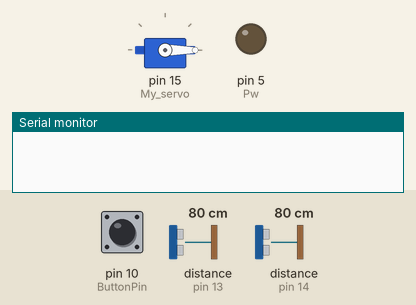
The sketch below on a simulated Arduino Uno, built with avr-gcc and run on an emulated ATmega328P. On the bench: servo, output pins drawn as LEDs (lit = HIGH), the last lines printed to the serial monitor. The inputs (shaded band) are chosen by the test bench; at power-on: pin 10 (ButtonPin) HIGH, distance to the obstacle (sensors on pin 14, pin 13) 80 cm. The echo pulse lasts 58.3 µs per cm; pins used as bus, display or sensor lines are not drawn.

Above: at 1.2 s.
1.3 s: pin 10 (ButtonPin) pulled LOW for 0.15 s
At 4.0 s:
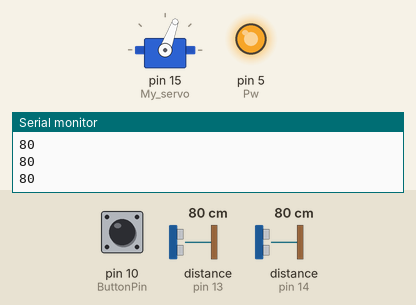
4.3 s: distance to the obstacle (sensor on pin 14) set to 6 cm
6.2 s: distance to the obstacle (sensor on pin 14) set to 3 cm
At 7.05 s:
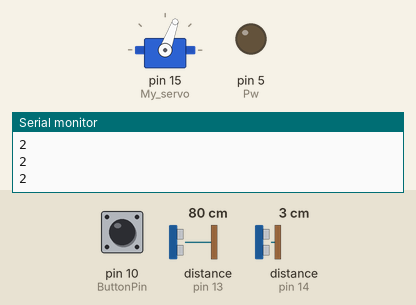
8.6 s: distance to the obstacle (sensor on pin 14) set to 18 cm
At 9.5 s:
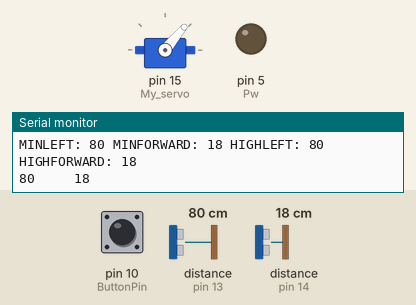
11.6 s: distance to the obstacle (sensor on pin 14) set to 15 cm
At 12.09 s:
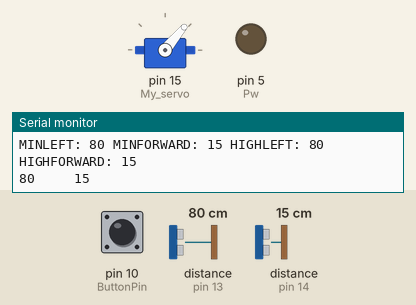
14.6 s: distance to the obstacle (sensor on pin 14) set to 12 cm
At 16.4 s:
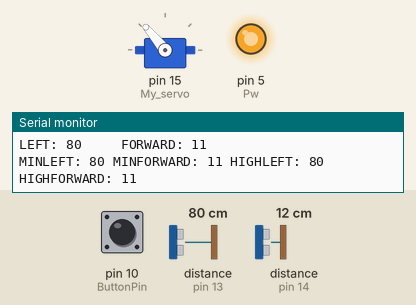
Timing chart, 0 to 27.0 s (numbered marks = the images above; inputs shaded):
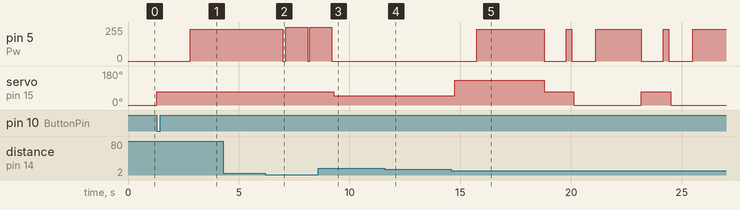

Measured:
- the behaviour switches between 5 and 4 cm on distance to the obstacle (sensor on pin 14) (found by bisection; images 1 and 2)
- the behaviour switches between 14 and 13 cm on distance to the obstacle (sensor on pin 14) (found by bisection; images 4 and 5)
- after the input at 1.3 s, pin 5 (Pw): 0/255 → 238/255 after 1.5 s; servo on pin 15 (My_servo): 0° → 70° at once
- after the input at 6.2 s, pin 5 (Pw): 238/255 → 0/255 after 0.79 s, → 255/255 0.14 s later, → 0/255 1.0 s later, → 255/255 0.07 s later
- after the input at 8.6 s, pin 5 (Pw): goes on until 9.2 s, then stays 0/255; servo on pin 15 (My_servo): 70° → 50° after 0.69 s
- after the input at 11.6 s, pin 5 (Pw): stays 0/255 (without the input it goes to 238/255 after 3.0 s)
- after the input at 14.6 s, pin 5 (Pw): 0/255 → 238/255 after 1.1 s, → 0/255 3.1 s later, → 238/255 1.0 s later, → 0/255 0.25 s later, … (9 changes in this stretch); servo on pin 15 (My_servo): 50° → 130° after 0.14 s, → 70° 4.1 s later, → 0° 1.3 s later, → 70° 3.1 s later, … (5 changes in this stretch)

The sketch:

it_worked.ino
```cpp
#include <Servo.h>

typedef enum EngineState {
  Sensor, Drive, StartUp, Turn, FindWall
};
EngineState EState;

#define TriggerL 2
#define EchoL 13
#define TriggerF 12
#define EchoF 14
#define D1 0
#define Pw 5
#define ButtonPin 10
//DegreeMitten = 75
unsigned long previousMillis = 0, currentMillis = 0;
int DegreeMinimum = 0, DegreeMitten = 70, DegreeMax = 130, turnDelay, Degree, ServoDelay = 1000;
int StartSleep = 1500, ButtonState = 0;
int DistanceL, DistanceF = 9999, DriveTime, DriveDistanceGGR = 75, Acc = 750, lol = 1, haha = 0;
int MinstaL, MinstaF, HogstaL, HogstaF, AllDistanceL, AllDistanceF;
int SweetSpotL = 15, SweetSpotFHigh = 13, SweetSpotFLow = 13;

Servo My_servo;

void setup() {
  My_servo.attach(15);
  Serial.begin(9600);
  pinMode(ButtonPin, INPUT);
  pinMode(TriggerL, OUTPUT), pinMode(EchoL, INPUT);
  pinMode(TriggerF, OUTPUT), pinMode(EchoF, INPUT);
  pinMode(Pw, OUTPUT), pinMode(D1, OUTPUT);
  digitalWrite(D1, HIGH);
  EState = StartUp;
}

void loop() {
  switch (EState) {
    case StartUp:
      ButtonState = digitalRead(ButtonPin);
      My_servo.write(DegreeMinimum);
      if (ButtonState == LOW){
        My_servo.write(DegreeMitten);
        delay(StartSleep);
        EState = FindWall;
      } else {
        EState = StartUp;
      }
    break;

    case FindWall:
      analogWrite(Pw, Acc);
      CheckF();
      Serial.println(DistanceF);
      //for loop som svänger däcken sakta vänster höger
      if(haha >= 250){
        EState = Sensor;
      }
      if (DistanceF <= 3 && DistanceF != 0){
        haha++;
      } else {
        EState = FindWall;
      }
    break;

    case Sensor:
      Acc = 750;
      previousMillis = millis();
      analogWrite(Pw, 0);
      digitalWrite(D1, HIGH);
      MinstaL = 9999;
      MinstaF = 9999;
      HogstaL = 0;
      HogstaF = 0;
      AllDistanceL = 0;
      AllDistanceF = 0;
      for(int i = 0; i < 5; i++){
        CheckL();
        CheckF();

        Serial.println(DistanceL + String("     ") + DistanceF);

        AllDistanceL += DistanceL;
        AllDistanceF += DistanceF;
        if(DistanceL < MinstaL){ MinstaL = DistanceL; }
        if (DistanceL > HogstaL){ HogstaL = DistanceL; }
        if(DistanceF < MinstaF){ MinstaF = DistanceF; }
        if (DistanceF > HogstaF){ HogstaF = DistanceF; }
      }
      AllDistanceL -= (MinstaL + HogstaL);
      AllDistanceF -= (MinstaF + HogstaF);
      DistanceL = AllDistanceL / 3;
      DistanceF = AllDistanceF / 3;

      Serial.println(String("LEFT: ") + DistanceL + String("     FORWARD: ") + DistanceF);
      Serial.println(String("MINLEFT: ") + MinstaL + String(" MINFORWARD: ") + MinstaF + String(" HIGHLEFT: ") + HogstaL + String(" HIGHFORWARD: ") + HogstaF);

      if (DistanceL > SweetSpotL && haha == 0) {
        Degree = DegreeMinimum;
        turnDelay = 2050; //2250
        EState = Turn;
      } else if (DistanceF >= SweetSpotFLow && DistanceF <= SweetSpotFHigh) {
        lol = 0;
        haha = 0;
        Degree = DegreeMax;
        turnDelay = 3050; //3100
        EState = Turn;
      } else if (DistanceF < SweetSpotFHigh) {
        lol = 1;
        DriveTime = (SweetSpotFLow -= DistanceF) * DriveDistanceGGR;
        digitalWrite(D1, LOW);
        Acc = 1023;
        EState = Drive;
      } else if (DistanceF > SweetSpotFHigh) {
        lol = 1;
        DriveTime = (DistanceF -= SweetSpotFHigh) * DriveDistanceGGR;
        EState = Drive;
      }
    break;

    case Drive:
      analogWrite(Pw, Acc);
      currentMillis = millis();
      if (currentMillis - previousMillis >= DriveTime || DistanceL > SweetSpotL){
        if (Acc != 750){
          if(haha == 0) {
            My_servo.write(50);
          }
          delay(1000);
        }
        EState = Sensor;
      }
      if(DistanceL > 4 && Acc == 750){
        My_servo.write(50);
      } else if (DistanceL < 4 && Acc == 750){
        My_servo.write(90);
      } else{
        My_servo.write(DegreeMitten);
      }
      CheckL();
    break;

    case Turn:
      if(Degree == DegreeMinimum && lol != 0){
        My_servo.write(DegreeMitten);
        analogWrite(Pw, Acc);
        delay(650); //800
        analogWrite(Pw, 0);
      }
      My_servo.write(Degree);
      delay(ServoDelay);
      analogWrite(Pw, Acc);
      delay(turnDelay);
      analogWrite(Pw, 0);
      My_servo.write(DegreeMitten);
      delay(ServoDelay);
      analogWrite(Pw, Acc);
      delay(250);
      analogWrite(Pw, 0);
      EState = Sensor;
    break;
  }
}

void CheckL(){
  long DurationL;
  digitalWrite(TriggerL, LOW);
  delayMicroseconds(2);
  digitalWrite(TriggerL, HIGH);
  delayMicroseconds(10);
  digitalWrite(TriggerL, LOW);
  DurationL = pulseIn(EchoL, HIGH);
  DistanceL = (DurationL / 2) / 29.1;
}

void CheckF(){
  long DurationF;
  digitalWrite(TriggerF, LOW);
  delayMicroseconds(2);
  digitalWrite(TriggerF, HIGH);
  delayMicroseconds(10);
  digitalWrite(TriggerF, LOW);
  DurationF = pulseIn(EchoF, HIGH);
  DistanceF = (DurationF / 2) / 29.1;
}
```
